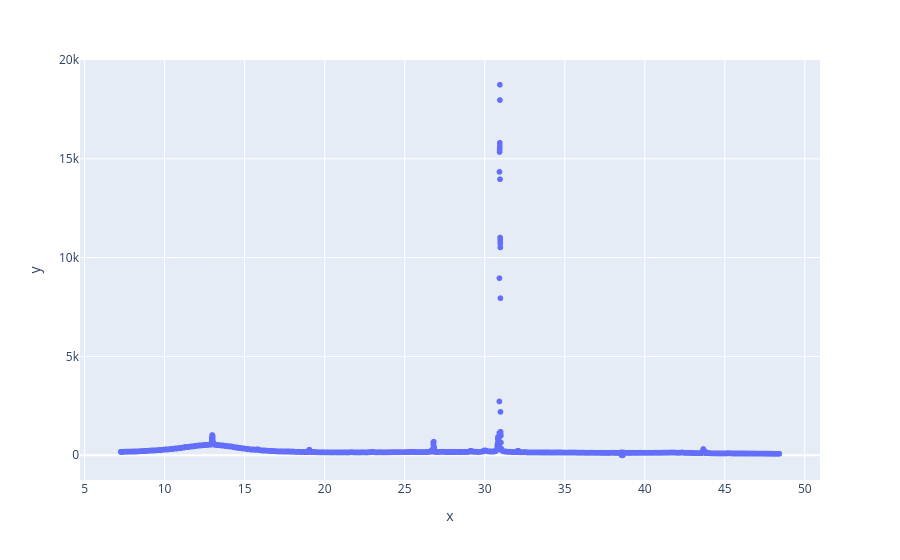

The notebook cell saved with this chart:
### Code cell
px.scatter(x=q, y=I_array_iso[0])

### Figure 1 — Plotly figure (JSON) as saved in the notebook; plotly's stock layout.template omitted (floating-point values rounded to 4 significant figures; data arrays with more than 128 entries replaced by an {"elided": "..."} marker saying what was removed)
{"data": [{"hovertemplate": "x=%{x}<br>y=%{y}<extra></extra>", "legendgroup": "", "marker": {"color": "#636efa", "symbol": "circle"}, "mode": "markers", "name": "", "showlegend": false, "type": "scattergl", "x": {"elided": "10000 float values"}, "xaxis": "x", "y": {"elided": "10000 float values"}, "yaxis": "y"}], "layout": {"legend": {"tracegroupgap": 0}, "margin": {"t": 60}, "xaxis": {"anchor": "y", "domain": [0, 1], "title": {"text": "x"}}, "yaxis": {"anchor": "x", "domain": [0, 1], "title": {"text": "y"}}}}
